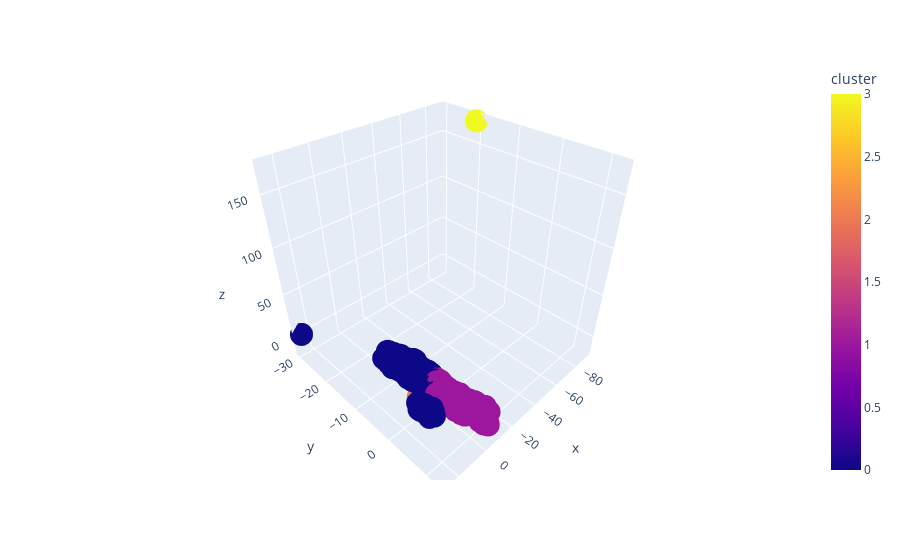

Notebook cell for this chart:
### Code cell
import pandas as pd
import chart_studio.plotly as py
import plotly.graph_objects as go
import plotly.express as px

df = pd.read_csv("data/tsne_vectors6.csv")

fig = px.scatter_3d(df, x='x', y='y', z='z',color="cluster",
                    hover_data=["input_text", "bot_text","intent","entities","action"]
                   )
fig.show()

x = 0

### Figure 1 — Plotly figure (JSON) as saved in the notebook; plotly's stock layout.template omitted (floating-point values rounded to 4 significant figures; data arrays with more than 128 entries replaced by an {"elided": "..."} marker saying what was removed)
{"data": [{"customdata": {"elided": "655x5 str values"}, "hovertemplate": "x=%{x}<br>y=%{y}<br>z=%{z}<br>input_text=%{customdata[0]}<br>bot_text=%{customdata[1]}<br>intent=%{customdata[2]}<br>entities=%{customdata[3]}<br>action=%{customdata[4]}<br>cluster=%{marker.color}<extra></extra>", "legendgroup": "", "marker": {"color": {"elided": "655 int values"}, "coloraxis": "coloraxis", "symbol": "circle"}, "mode": "markers", "name": "", "scene": "scene", "showlegend": false, "type": "scatter3d", "x": {"elided": "655 float values"}, "y": {"elided": "655 float values"}, "z": {"elided": "655 float values"}}], "layout": {"coloraxis": {"colorbar": {"title": {"text": "cluster"}}, "colorscale": [[0, "#0d0887"], [0.1111, "#46039f"], [0.2222, "#7201a8"], [0.3333, "#9c179e"], [0.4444, "#bd3786"], [0.5556, "#d8576b"], [0.6667, "#ed7953"], [0.7778, "#fb9f3a"], [0.8889, "#fdca26"], [1, "#f0f921"]]}, "legend": {"tracegroupgap": 0}, "margin": {"t": 60}, "scene": {"domain": {"x": [0, 1], "y": [0, 1]}, "xaxis": {"title": {"text": "x"}}, "yaxis": {"title": {"text": "y"}}, "zaxis": {"title": {"text": "z"}}}}}
